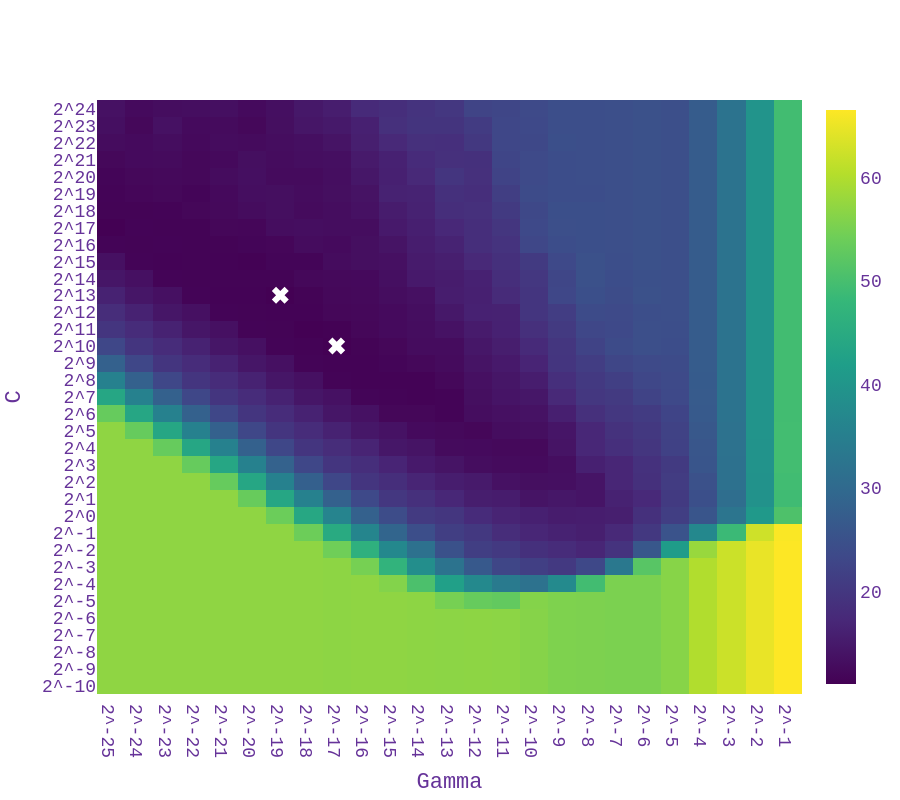

Notebook source saved alongside this figure:
### Markdown cell above
• Perform the SVM classification for discriminating the three classes w1,w2 and w3 of above problem. Consider an OAO strategy. In the same way as for the previous exercise perform a search for the best C and Gamma values. Evaluate the prediction error.

### Code cell
from sklearn.multiclass import OneVsOneClassifier

# Grid search for best C and Gamma parameters in SVM with RBF kernel for multi-class classification using One-vs-One strategy, which involves training a separate binary SVM classifier for each pair of classes in the dataset. The grid search evaluates different combinations of C and Gamma parameters for each binary classifier and selects the best combination based on the average error across all classifiers.
runs = np.arange(0,10)
CsP2 = np.arange(-10,25.0,1.0)
GsP2 = np.arange(-25.0,0.0,1.0)

errMat = np.zeros((CsP2.shape[0],GsP2.shape[0],runs.shape[0]))

# Create dataset and labels
X = np.concatenate((np.array([CorkStopp['N.1'].to_numpy()]).T,np.array([CorkStopp['PRT'].to_numpy()/10]).T),axis=1)
y = CorkStopp['C'].to_numpy()

# Grid search for best C and Gamma parameters in SVM with RBF kernel for multi-class classification using One-vs-One strategy
for r in runs:#Create several training/testing partitions
    X_train, X_test, y_train, y_test = train_test_split(X, y, train_size=0.5, test_size=0.5, random_state=r)
    ki=0 # index for C values
    for cP2 in CsP2:#Evaluate different Cs
        ui=0 # index for Gamma values
        for gP2 in GsP2:#Evaluate different Gammas
            #fit SVM OVO
            clf = OneVsOneClassifier(svm.SVC(kernel="rbf", C=2**cP2,gamma=2**gP2)).fit(X_train, y_train)
            yp=clf.predict(X_test)
            #Evaluate error
            Hits=(np.where(yp==y_test)[0]).shape[0]
            Acc=Hits/y_test.shape[0]

            #Store error
            errMat[ki,ui,r] = (1-Acc)*100
            ui = ui + 1
        ki = ki + 1

#at the end compute average error
avgError = np.mean(errMat,axis=2)
minErrorIx = np.where(avgError==avgError.min())


#Plot Error 
yTickTexts=[]
for cP2 in CsP2:
    yTickTexts.append("2^"+str(int(cP2)))
    
xTickTexts=[]
for gP2 in GsP2:
    xTickTexts.append("2^"+str(int(gP2)))

# Display average error as function of power of C and Gamma using a heatmap, where the x-axis represents the power of Gamma, the y-axis represents the power of C, and the color intensity represents the average error. The point corresponding to the minimum average error is highlighted with a marker to indicate the best combination of C and Gamma parameters found in the grid search.
fig=go.Figure()                             

fig.add_trace(go.Heatmap(
        z=avgError,
        x=GsP2,
        y=CsP2,
        colorscale='Viridis'))



fig.add_scatter(x=GsP2[minErrorIx[1]],y=CsP2[minErrorIx[0]],mode='markers',marker_size=15,
                marker_symbol="x",marker=dict(color="white"),line=dict(width=8,color='white'),name="Minimum error")
#fig.add_trace(go.Surface(x=Xp,y=Yp,z=Z2))
#fig.update_traces(contours_z=dict(show=True, usecolormap=True,highlightcolor="limegreen", project_z=True))

#fig.update_xaxes(title_text="Gamma")
#fig.update_yaxes(title_text="C")


fig.update_layout(
    xaxis=dict(
        title=dict(text="Gamma"),
        tickmode = 'array',
        tickvals = GsP2,
        ticktext = xTickTexts
    ),
    yaxis=dict(
        title=dict(text="C"),
        tickmode = 'array',
        tickvals = CsP2,
        ticktext = yTickTexts),
    font=dict(
        family="Courier New, monospace",
        size=18,
        color="RebeccaPurple"
    ),
    autosize=False,
    width=900,
    height=800)


fig.show()

print("Minimum Error (%):")
print(avgError.min())
print("One Best C=")
print("2^"+str(int(CsP2[minErrorIx[0]][0])))

print("One Best Gamma=")
print("2^"+str(int(GsP2[minErrorIx[1]][0])))

### Figure 1 — Plotly figure (JSON) as saved in the notebook; plotly's stock layout.template omitted (floating-point values rounded to 4 significant figures; data arrays with more than 128 entries replaced by an {"elided": "..."} marker saying what was removed)
{"data": [{"colorscale": [[0, "#440154"], [0.1111, "#482878"], [0.2222, "#3e4989"], [0.3333, "#31688e"], [0.4444, "#26828e"], [0.5556, "#1f9e89"], [0.6667, "#35b779"], [0.7778, "#6ece58"], [0.8889, "#b5de2b"], [1, "#fde725"]], "type": "heatmap", "x": [-25.0, -24.0, -23.0, -22.0, -21.0, -20.0, -19.0, -18.0, -17.0, -16.0, -15.0, -14.0, -13.0, -12.0, -11.0, -10.0, -9.0, -8.0, -7.0, -6.0, -5.0, -4.0, -3.0, -2.0, -1.0], "y": [-10.0, -9.0, -8.0, -7.0, -6.0, -5.0, -4.0, -3.0, -2.0, -1.0, 0.0, 1.0, 2.0, 3.0, 4.0, 5.0, 6.0, 7.0, 8.0, 9.0, 10.0, 11.0, 12.0, 13.0, 14.0, 15.0, 16.0, 17.0, 18.0, 19.0, 20.0, 21.0, 22.0, 23.0, 24.0], "z": {"elided": "35x25 float values"}}, {"line": {"color": "white", "width": 8}, "marker": {"color": "white", "size": 15, "symbol": "x"}, "mode": "markers", "name": "Minimum error", "type": "scatter", "x": [-17.0, -19.0], "y": [10.0, 13.0]}], "layout": {"autosize": false, "font": {"color": "RebeccaPurple", "family": "Courier New, monospace", "size": 18}, "height": 800, "width": 900, "xaxis": {"tickmode": "array", "ticktext": ["2^-25", "2^-24", "2^-23", "2^-22", "2^-21", "2^-20", "2^-19", "2^-18", "2^-17", "2^-16", "2^-15", "2^-14", "2^-13", "2^-12", "2^-11", "2^-10", "2^-9", "2^-8", "2^-7", "2^-6", "2^-5", "2^-4", "2^-3", "2^-2", "2^-1"], "tickvals": [-25.0, -24.0, -23.0, -22.0, -21.0, -20.0, -19.0, -18.0, -17.0, -16.0, -15.0, -14.0, -13.0, -12.0, -11.0, -10.0, -9.0, -8.0, -7.0, -6.0, -5.0, -4.0, -3.0, -2.0, -1.0], "title": {"text": "Gamma"}}, "yaxis": {"tickmode": "array", "ticktext": ["2^-10", "2^-9", "2^-8", "2^-7", "2^-6", "2^-5", "2^-4", "2^-3", "2^-2", "2^-1", "2^0", "2^1", "2^2", "2^3", "2^4", "2^5", "2^6", "2^7", "2^8", "2^9", "2^10", "2^11", "2^12", "2^13", "2^14", "2^15", "2^16", "2^17", "2^18", "2^19", "2^20", "2^21", "2^22", "2^23", "2^24"], "tickvals": [-10.0, -9.0, -8.0, -7.0, -6.0, -5.0, -4.0, -3.0, -2.0, -1.0, 0.0, 1.0, 2.0, 3.0, 4.0, 5.0, 6.0, 7.0, 8.0, 9.0, 10.0, 11.0, 12.0, 13.0, 14.0, 15.0, 16.0, 17.0, 18.0, 19.0, 20.0, 21.0, 22.0, 23.0, 24.0], "title": {"text": "C"}}}}
